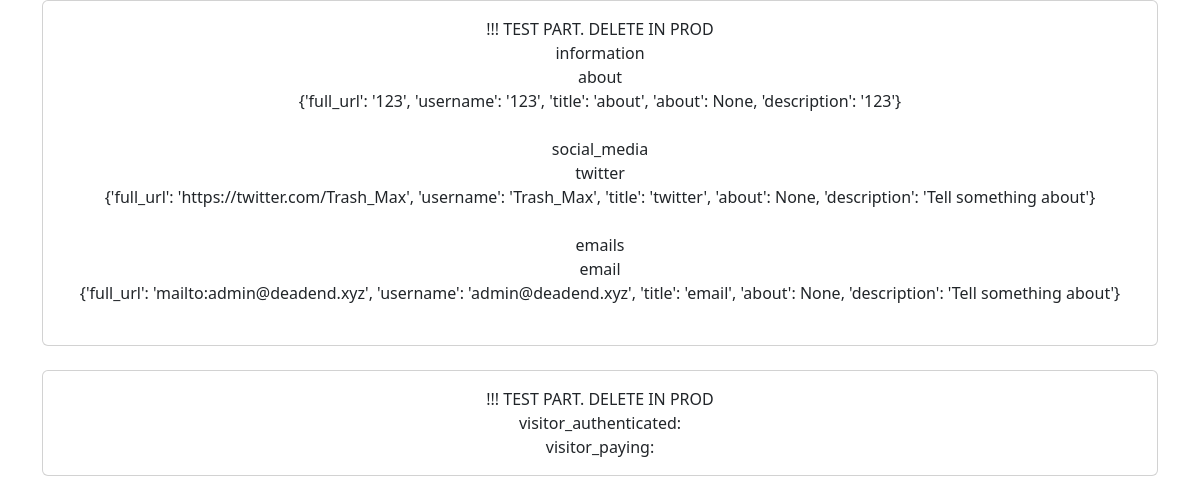
/api2/qbdpxafav/, run on the app's committed database.
### app/models/links.py (models this page shows, shortened)
class SocialNetwork():
    id = db.Column(db.Integer, primary_key=True)
    username = db.Column(db.String(160))
    about = db.Column(db.String(32))
    network_name = db.Column(db.String(16))
    description = db.Column(db.String(255))
    def get_title(self):
        return self.network_name

class About(db.Model, SocialNetwork):
    links_id = db.Column(db.Integer, db.ForeignKey('links.id'))
    def __repr__(self) -> str:
        return f'<(about) User name: {self.username}>'

class Twitter(db.Model, SocialNetwork):
    links_id = db.Column(db.Integer, db.ForeignKey('links.id'))
    def __repr__(self) -> str:
        return f'<Twitter username: {self.username}>'

class Email(db.Model, SocialNetwork):
    links_id = db.Column(db.Integer, db.ForeignKey('links.id'))
    def __repr__(self) -> str:
        return f'<E-mail adress: {self.username}>'

### app/api2/routes.py (the view)
@bp.route('/<unique_link>/')
def short_list_of_links(unique_link):
    links_data = collect_links_data(unique_link)
    return render_template('api2/api2.html',
                           links_data=links_data,
                           )

### app/templates/api2/api2.html (shortened to what this page needs)
{% extends "base.html" %}
{% block content %}
<div class="card text-center">
  <div class="card-body">
    !!! TEST PART. DELETE IN PROD <br>
    {% for keys, data in links_data.items() %}
      {{ keys }} <br>
      {% for key, link in data.items() %}
      {{ key }} <br> {{ link }} <br>
      {% endfor %}
      <br>
    {% endfor %}
  </div>
</div>
<div class="card text-center">
  <div class="card-body">
    !!! TEST PART. DELETE IN PROD <br>
    visitor_authenticated: {{ visitor_authenticated }} <br>
    visitor_paying: {{ visitor_paying }} <br>
  </div>
</div>
{% endblock %}

### data on the page
About: network_name "about", link "{'full_url': '123', 'username': '123', 'title': 'about', 'about': None, 'description': '123'}"
Twitter: network_name "twitter", link "{'full_url': 'https://twitter.com/Trash_Max', 'username': 'Trash_Max', 'title': 'twitter', 'about': None, 'description': 'Tell something about'}"
Email: network_name "email", link "{'full_url': 'mailto:admin@deadend.xyz', 'username': 'admin@deadend.xyz', 'title': 'email', 'about': None, 'description': 'Tell something about'}"

### other printed values
{{ keys }} "information" "social_media" "emails"
